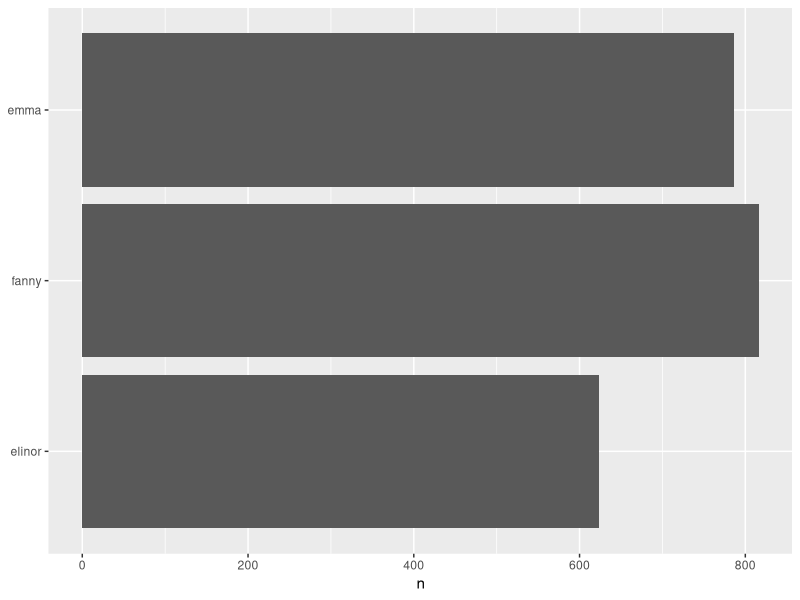

This chart was generated by the following R code:
## ---- chunk 1
knitr::opts_chunk$set(echo = TRUE)
## ---- chunk 2
#libraries
library(janeaustenr)
library(dplyr)
library(stringr)
## ---- chunk 3
#group by book type
austen_by_book <- austen_books() %>% group_by(book)

#detect chapter
#str_detect(austen_by_book$text, regex("^chapter [\\divxlc]", ignore_case = TRUE)) 
###regex means look for either a digit (\\d) or a character from i, v, x, l, or c.

#add columns with row number and chapters using 
austen_books <- austen_by_book %>% mutate(linenumber = row_number(), 
                            chapter = cumsum(str_detect(text, 
                                                        regex("^chapter [\\divxlc]",
                                                              ignore_case = TRUE))))
## ---- chunk 4
#tokenization
library(tidytext)

tidy_books <- austen_books %>% unnest_tokens(word, text)
## ---- chunk 5
#removing stopwords with anti_join()
data(stop_words)

tidy_books <- tidy_books %>% anti_join(stop_words)

#counting word frequencies
tidy_books %>% count(word, sort = TRUE) 
## ---- chunk 6
#visualization
library(ggplot2)

tidy_books %>%
  count(word, sort = TRUE) %>%
  filter(n > 600) %>%
  mutate(word = reorder(word, n)) %>%
  ggplot(aes(n, word)) +
  geom_col() +
  labs(y = NULL)
